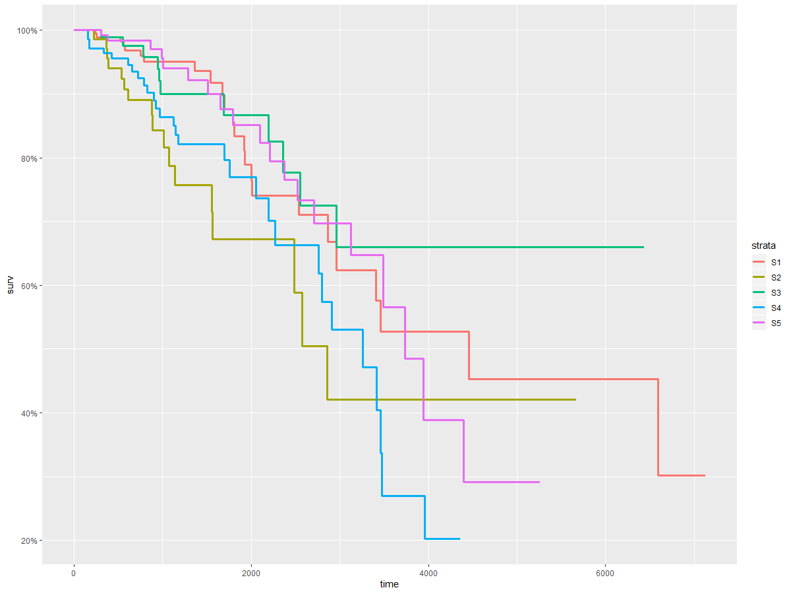

Write the R code that produced this figure.
  
##MERGE CLINICAL##

tcga=as.data.frame(read.delim('TCGA_Clin.txt', header=T, sep='\t', check.names = FALSE, stringsAsFactors = FALSE))

exposure=as.data.frame(read.delim('TCGA-Test_sigExposureMatrix.txt', header=T, sep='\t', check.names = FALSE, stringsAsFactors = FALSE))

exposure$merge <- rownames(exposure)

x <- merge(tcga,exposure,by.x='merge',by.y='merge')

x$Call <- ifelse((x$S1 > x$S2 & x$S1 > x$S3 & x$S1 > x$S4 & x$S1 & x$S1 > x$S5), "S1",
                 ifelse((x$S2 > x$S1 & x$S2 > x$S3 & x$S2 > x$S4 & x$S2 > x$S5), "S2",
                        ifelse((x$S3 > x$S1 & x$S3 > x$S2 & x$S3 > x$S4 & x$S3 > x$S5), "S3",
                               ifelse((x$S4 > x$S1 & x$S4 > x$S2 & x$S4 > x$S3 & x$S4 > x$S5), "S4",
                                      ifelse((x$S5 > x$S1 & x$S5 > x$S2 & x$S5 > x$S3 & x$S5 > x$S4), "S5", "error")))))

write.table(x, file='TCGA_clin_exposures.txt', sep='\t', row.names=F)

###

##VISUAL##

library(ggplot2)
library(ggfortify)
library(survival)
fit <- survfit(Surv(t.event, e.event) ~ Call, data = V3)
autoplot(fit,censor=FALSE,conf.int=FALSE,surv.size = 1.4) + theme_grey()
